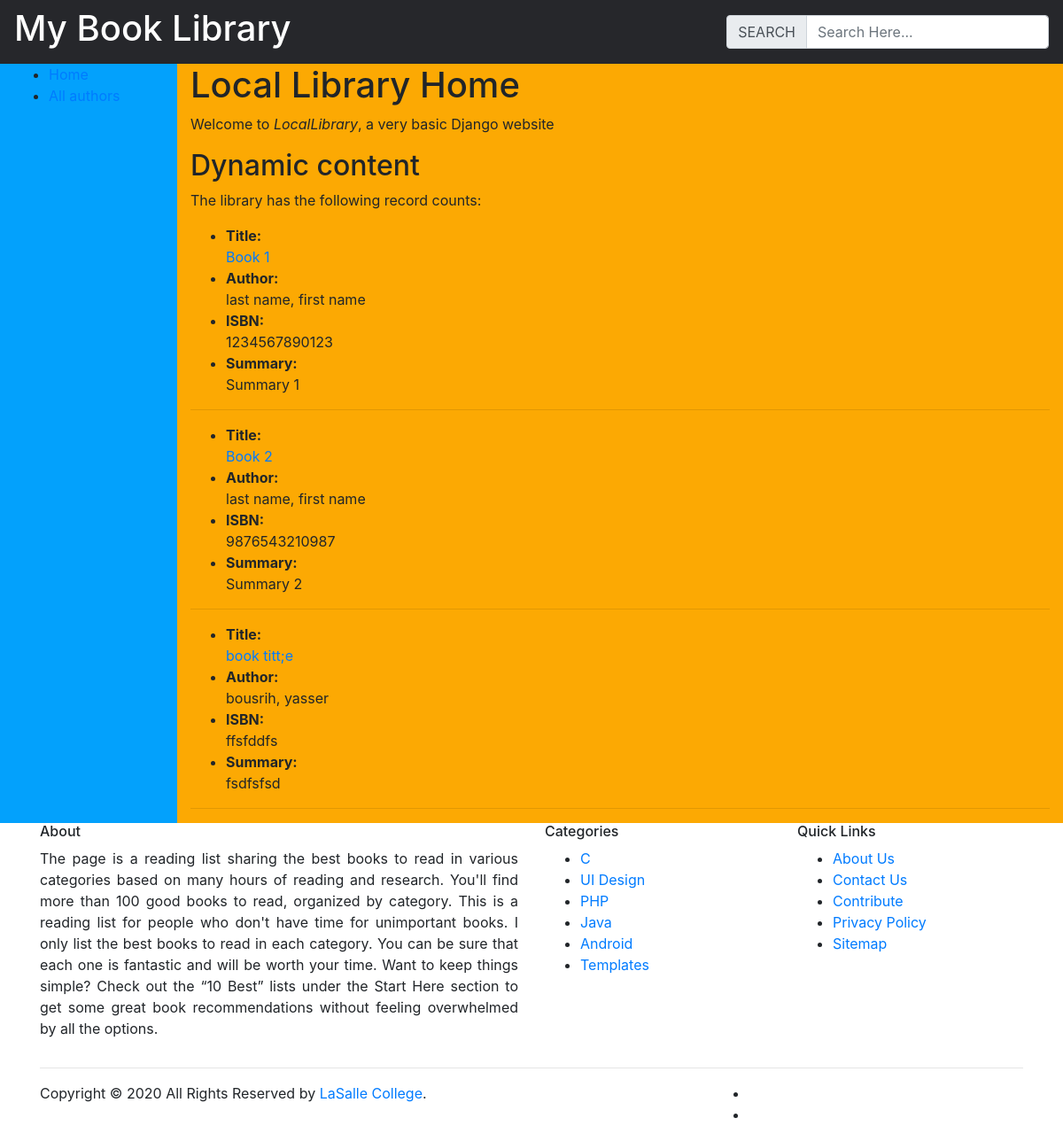
The page / on the database its author committed.
### mylibrary/models.py (models this page shows, shortened)
class Book(models.Model):
    title = models.CharField(max_length=200)
    author = models.ForeignKey(Author, on_delete=models.CASCADE)
    summary = models.TextField()
    isbn = models.CharField(max_length=13)
    genre = models.ManyToManyField(Genre)

class Author(models.Model):
    first_name = models.CharField(max_length=200, default='first name')
    last_name = models.CharField(max_length=200, default='last name')
    date_of_birth = models.DateField(default=timezone.now)
    def __str__(self):
        return f'{self.last_name}, {self.first_name}'

### mylibrary/views.py (the view)
# urls.py: 2. Add a URL to urlpatterns:  path('', views.home, name='home')
def home(request):
    books = Book.objects.all()
    return render(request, 'mylibrary/index.html', {'books': books})

### mylibrary/templates/mylibrary/index.html
{% extends "mylibrary/base_generic.html" %}
{% block content %}
  <h1>Local Library Home</h1>
  <p>Welcome to <em>LocalLibrary</em>, a very basic Django website </p>
  <h2>Dynamic content</h2>
  <p>The library has the following record counts:</p>
{% for book in books %}
<ul>
  <li><strong>Title:</strong> <br><a href="{% url 'book_detail' book.id %}">{{ book.title }}</a></li>
  <li><strong>Author:</strong> <br>{{ book.author }}</li>
  <li><strong>ISBN:</strong> <br>{{ book.isbn }}</li>
  <li><strong>Summary:</strong> <br>{{ book.summary }}</li>
</ul>
<hr>
{% endfor %}
{% endblock %}

### mylibrary/templates/mylibrary/base_generic.html (shortened to what this page needs)
{% load static %}
<!DOCTYPE html>
<html lang="en">
<head>
    <link rel="stylesheet" href="https://cdn.jsdelivr.net/npm/bootstrap@4.5.3/dist/css/bootstrap.min.css">
</head>
<body>
	<nav class="navbar navbar-light" style="background-color: #26272b; color:#fff;">
		<h1>My Book Library</h1>
		<form class="form-inline">
			<div class="input-group">
			  <div class="input-group-prepend">
				<span class="input-group-text" id="basic-addon1">SEARCH</span>
			  </div>
			  <input type="text" class="form-control" placeholder="Search Here..." aria-label="Username" aria-describedby="basic-addon1">
			</div>
		</form>
	</nav>
  <div class="container-fluid" style="background-color:#03a1fc;" id="nav-bar">
    <div class="row">
      <div class="col-sm-2">
		<ul class="sidebar-nav">
			<li><a href="{% url 'home' %}">Home</a></li>
			<li><a href="{% url 'authors' %}">All authors</a></li>
		</ul>
      </div>
      <div class="col-sm-10 " style="background-color:#fca903;" id="main-bar">
      {% block content %}{% endblock %}
      </div>
    </div>
  </div>
		<footer class="site-footer">
		  <div class="container">
			<div class="row">
			  <div class="col-sm-12 col-md-6">
				<h6>About</h6>
				<p class="text-justify">
					The page is a reading list sharing the best books to read in various categories based on many hours of reading and research. You'll find more than 100 good books to read, organized by category.
					This is a reading list for people who don't have time for unimportant books. I only list the best books to read in each category. You can be sure that each one is fantastic and will be worth your time.
					Want to keep things simple? Check out the “10 Best” lists under the Start Here section to get some great book recommendations without feeling overwhelmed by all the options.
				</p>
			  </div>
			  <div class="col-xs-6 col-md-3">
				<h6>Categories</h6>
				<ul class="footer-links">
				  <li><a href="http://scanfcode.com/category/c-language/">C</a></li>
				  <li><a href="http://scanfcode.com/category/front-end-development/">UI Design</a></li>
				  <li><a href="http://scanfcode.com/category/back-end-development/">PHP</a></li>
				  <li><a href="http://scanfcode.com/category/java-programming-language/">Java</a></li>
				  <li><a href="http://scanfcode.com/category/android/">Android</a></li>
				  <li><a href="http://scanfcode.com/category/templates/">Templates</a></li>
				</ul>
			  </div>
			  <div class="col-xs-6 col-md-3">
				<h6>Quick Links</h6>
				<ul class="footer-links">
				  <li><a href="http://scanfcode.com/about/">About Us</a></li>
				  <li><a href="http://scanfcode.com/contact/">Contact Us</a></li>
				  <li><a href="http://scanfcode.com/contribute-at-scanfcode/">Contribute</a></li>
				  <li><a href="http://scanfcode.com/privacy-policy/">Privacy Policy</a></li>
				  <li><a href="http://scanfcode.com/sitemap/">Sitemap</a></li>
				</ul>
			  </div>
			</div>
			<hr>
		  </div>
		  <div class="container">
			<div class="row">
			  <div class="col-md-8 col-sm-6 col-xs-12">
				<p class="copyright-text">Copyright &copy; 2020 All Rights Reserved by
			 <a href="#">LaSalle College</a>.
				</p>
			  </div>
			  <div class="col-md-4 col-sm-6 col-xs-12">
				<ul class="social-icons">
				  <li><a class="facebook" href="#"></a></li>
				  <li><a class="twitter" href="#"></a></li>
				</ul>
			  </div>
			</div>
		  </div>
	</footer>
</body>
</html>

### rows shown on the page
Book: title "Book 1", author "last name, first name", isbn "1234567890123", summary "Summary 1"
Book: title "Book 2", author "last name, first name", isbn "9876543210987", summary "Summary 2"
Book: title "book titt;e", author "bousrih, yasser", isbn "ffsfddfs", summary "fsdfsfsd"
